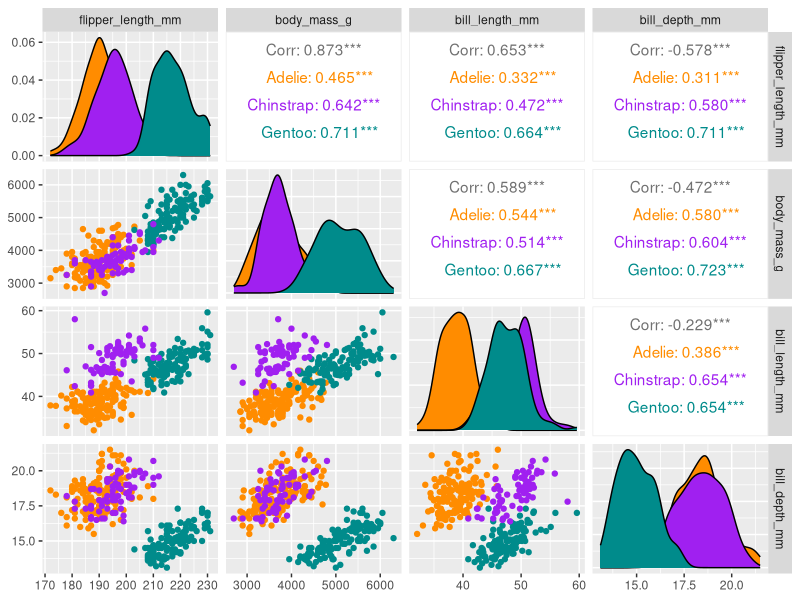
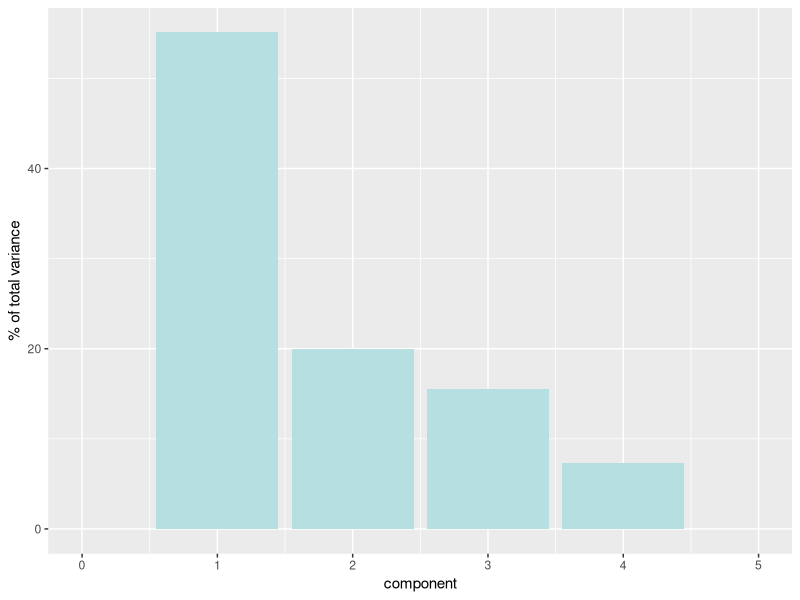

These charts were generated, in order, by the following R code:
#https://www.r-bloggers.com/2020/06/penguins-dataset-overview-iris-alternative-in-r/
#install.packages("remotes")
#remotes::install_github("allisonhorst/palmerpenguins")
#https://allisonhorst.github.io/palmerpenguins/articles/articles/pca.html

#
library(tidyverse)
library(palmerpenguins)
library(psych)
library(gclus)
library(recipes)

#install.packages("GGally")

library("ggplot2")                     
library("GGally")                      

print(names(penguins))

df <- as.tibble(penguins)

print(head(df))

#Ger binär representation av dataframen med TRUE där vi har NA
print(any(is.na(df)))
#Kan också slicea istället för att använda head
nr_of_rows <- 6
binary_df <- is.na(df)
print(sum(binary_df))
print(rowSums(binary_df))

print(binary_df[1:nr_of_rows, 1:length(names(penguins))])


non_na_df <- na.omit(df)

#Har vi verkligen hanterat alla NA-värden?
print(any(is.na(non_na_df)))

print(summary(non_na_df))
print(describe(non_na_df))


non_na_df %>%
  select(species, where(is.numeric)) %>% 
  GGally::ggpairs(aes(color = species),
                  columns = c("flipper_length_mm", "body_mass_g", 
                              "bill_length_mm", "bill_depth_mm")) +
  scale_colour_manual(values = c("darkorange","purple","cyan4")) +
  scale_fill_manual(values = c("darkorange","purple","cyan4"))



penguin_recipe <-
  recipe(~., data = non_na_df) %>% 
  update_role(species, island, sex, new_role = "id") %>% 
  step_normalize(all_predictors()) %>%
  step_pca(all_predictors(), id = "pca") %>% 
  prep()

penguin_pca <- 
  penguin_recipe %>% 
  tidy(id = "pca") 

penguin_pca


non_na_df %>% 
  dplyr::select(where(is.numeric)) %>% 
  tidyr::drop_na() %>% 
  scale() %>% 
  prcomp() %>%  
  .$rotation



penguin_recipe %>% 
  tidy(id = "pca", type = "variance") %>% 
  dplyr::filter(terms == "percent variance") %>% 
  ggplot(aes(x = component, y = value)) + 
  geom_col(fill = "#b6dfe2") + 
  xlim(c(0, 5)) + 
  ylab("% of total variance")
